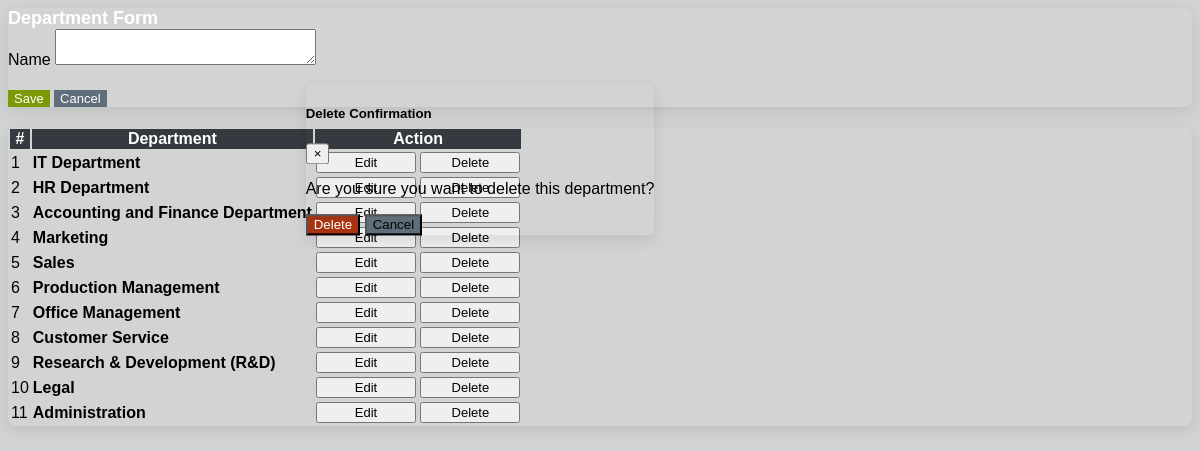
The page /department.php on the database its author committed.
### tables this page shows
CREATE TABLE `department` (
  `id` int(30) NOT NULL,
  `name` text NOT NULL
);

### department.php (the view, shortened to what this page needs)
<?php include('db_connect.php'); ?>
<div class="container-fluid">
    <div class="col-lg-12">
        <div class="row">
            <div class="col-md-4">
                <form action="" id="manage-department">
                    <div class="card shadow-lg">
                        <div class="card-header bg-primary text-white">
                            Department Form
                        </div>
                        <div class="card-body">
                            <div class="form-group">
                                <label class="control-label">Name</label>
                                <textarea name="name" id="" cols="30" rows="2" class="form-control"></textarea>
                            </div>
                        </div>
                        <div class="card-footer text-center">
                            <div class="row">
                                <div class="col-md-12">
                                    <button class="btn btn-sm btn-success col-sm-3 offset-md-3"> Save</button>
                                    <button class="btn btn-sm btn-danger col-sm-3" type="button" onclick="_reset()"> Cancel</button>
                                </div>
                            </div>
                        </div>
                    </div>
                </form>
            </div>
            <div class="col-md-8">
                <div class="card shadow-lg">
                    <div class="card-body">
                        <table class="table table-bordered table-hover">
                            <thead class="bg-dark text-white">
                                <tr>
                                    <th class="text-center">#</th>
                                    <th class="text-center">Department</th>
                                    <th class="text-center">Action</th>
                                </tr>
                            </thead>
                            <tbody>
                                <?php
                                $i = 1;
                                $department = $conn->query("SELECT * FROM department order by id asc");
                                while($row=$department->fetch_assoc()):
                                ?>
                                <tr>
                                    <td class="text-center"><?php echo $i++ ?></td>
                                    <td>
                                         <p> <b><?php echo $row['name'] ?></b></p>
                                    </td>
                                    <td class="text-center">
                                        <button class="btn btn-sm btn-outline-primary edit_department" type="button" data-id="<?php echo $row['id'] ?>" data-name="<?php echo $row['name'] ?>">Edit</button>
                                        <button class="btn btn-sm btn-outline-danger delete_department" type="button" data-id="<?php echo $row['id'] ?>">Delete</button>
                                    </td>
                                </tr>
                                <?php endwhile; ?>
                            </tbody>
                        </table>
                    </div>
                </div>
            </div>
        </div>
    </div>
</div>
<div class="modal" id="deleteModal" tabindex="-1" role="dialog">
    <div class="modal-dialog" role="document">
        <div class="modal-content">
            <div class="modal-header">
                <h5 class="modal-title">Delete Confirmation</h5>
                <button type="button" class="close" data-dismiss="modal" aria-label="Close">
                    <span aria-hidden="true">&times;</span>
                </button>
            </div>
            <div class="modal-body">
                <p id="modal-message">Are you sure you want to delete this department?</p>
            </div>
            <div class="modal-footer">
                <button type="button" class="btn btn-dn" id="confirmDelete">Delete</button>
                <button type="button" class="btn btn-secondary" data-dismiss="modal">Cancel</button>
            </div>
        </div>
    </div>
</div>

### department.php (style rules this page uses)
.modal-dialog { display: flex; align-items: center; justify-content: center; position: fixed; top: 20%; left: 40%; transform: translate(-50%, -50%); max-width: 400px; width: 100%; z-index: 1050; }
.modal-content { border-radius: 5px; box-shadow: 0px 5px 15px rgba(0, 0, 0, 0.1); }
td { vertical-align: middle !important; }
td p { margin: unset; }
.card { border-radius: 8px; box-shadow: 0 4px 6px rgba(0, 0, 0, 0.1); margin-bottom: 20px; }
.card-header { font-size: 18px; font-weight: bold; }
.card-footer { padding-top: 20px; }
.btn-success { background-color:rgb(126, 153, 7); border: rgb(8, 87, 233); color: rgb(255, 255, 255); }
.btn-danger { background-color:rgb(95, 110, 122); border: rgb(8, 87, 233); color: rgb(255, 255, 255); }
.btn-dn { background-color:rgb(167, 51, 16); color: rgb(255, 255, 255); }
.btn-secondary { background-color:rgb(95, 110, 122); }
.btn-outline-primary, .btn-outline-danger { width: 100px; }
.btn-sm { font-size: 13px; }
.bg-dark { background-color: #343a40 !important; }
.text-white { color: white !important; }
.shadow-lg { box-shadow: 0 4px 15px rgba(0, 0, 0, 0.1); }

### rows shown on the page
department: name "IT Department"
department: name "HR Department"
department: name "Accounting and Finance Department"
department: name "Marketing"
department: name "Sales"
department: name "Production Management"
department: name "Office Management"
department: name "Customer Service"
department: name "Research & Development (R&D)"
department: name "Legal"
department: name "Administration"
